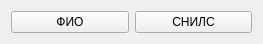
<?xml version="1.0" encoding="UTF-8"?>
<ui version="4.0">
 <class>Form</class>
 <widget class="QWidget" name="Form">
  <property name="geometry">
   <rect>
    <x>0</x>
    <y>0</y>
    <width>263</width>
    <height>44</height>
   </rect>
  </property>
  <property name="windowTitle">
   <string>Form</string>
  </property>
  <layout class="QVBoxLayout" name="verticalLayout_3">
   <item>
    <layout class="QHBoxLayout" name="horizontalLayout">
     <item>
      <widget class="QPushButton" name="patient_table_item_fullname">
       <property name="text">
        <string>ФИО</string>
       </property>
      </widget>
     </item>
     <item>
      <widget class="QPushButton" name="patient_table_item_snils">
       <property name="text">
        <string>СНИЛС</string>
       </property>
      </widget>
     </item>
    </layout>
   </item>
  </layout>
 </widget>
 <resources/>
 <connections/>
</ui>
